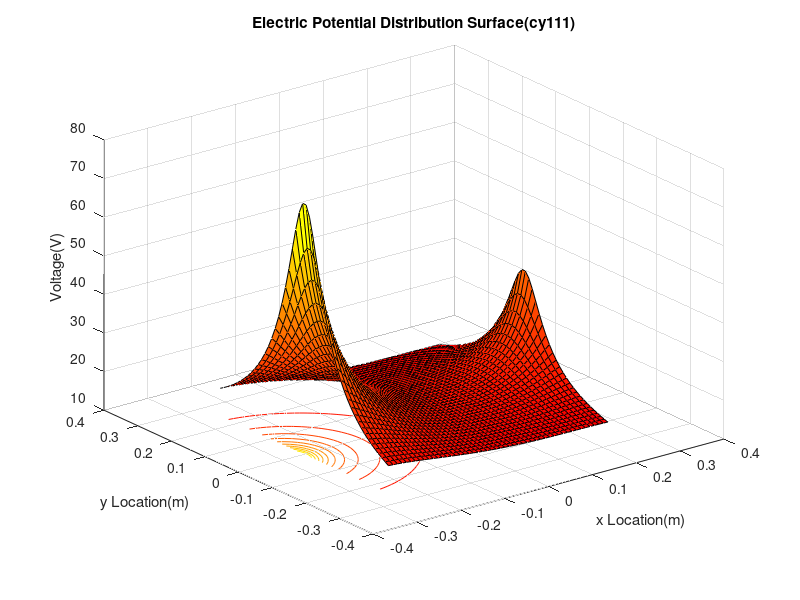
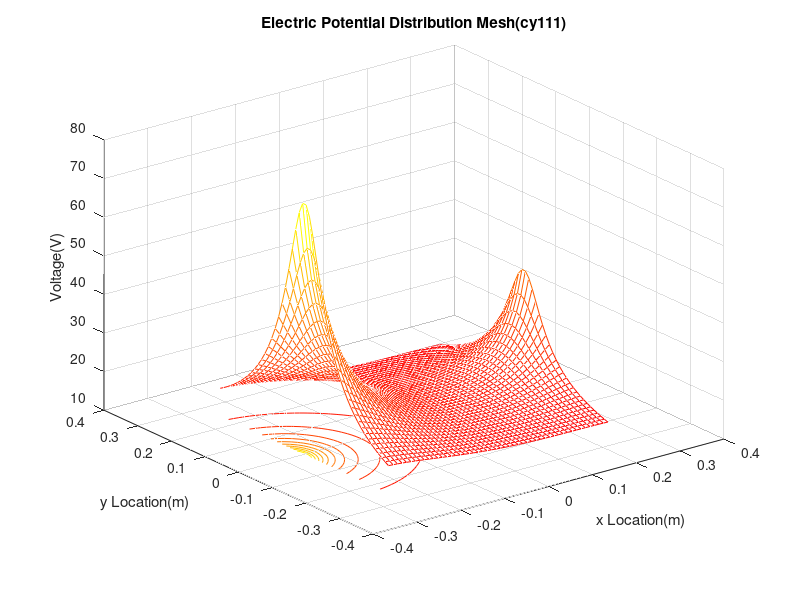

Write MATLAB code to recreate these figures, in order.
%[ElectricPotential.m]
%[Cemal Yagcioglu]
%[October 16,2016]
% I have adhered to all the tenets of the 
% Duke Community Standard in creating this code.
% Signed: [cy111]
hold off
X=linspace(-0.25,0.25,50)
Y=linspace(-0.25,0.25,50)
[x,y] = meshgrid(X,Y)
E= 8.854*(10^-12)
q1 = 2*10^(-10) %C
q2 = 4*10^(-10)
r1=sqrt((-0.3+x).^2+(y.^2))
r2=sqrt((+0.3+x).^2+(y.^2))
V = (1./(4.*pi.*E)).*((q1./r1)+(q2./r2));

figure(1)
surfc(x,y,V)
colormap(autumn)
xlabel('x Location(m)')
ylabel('y Location(m)')
zlabel('Voltage(V)')
title('Electric Potential Distribution Surface(cy111)')
print -depsc ElectricPotentialSurface

figure(2)
meshc(x,y,V)
colormap(autumn)
xlabel('x Location(m)')
ylabel('y Location(m)')
zlabel('Voltage(V)')
title('Electric Potential Distribution Mesh(cy111)')
print -depsc ElectricPotentialMesh
